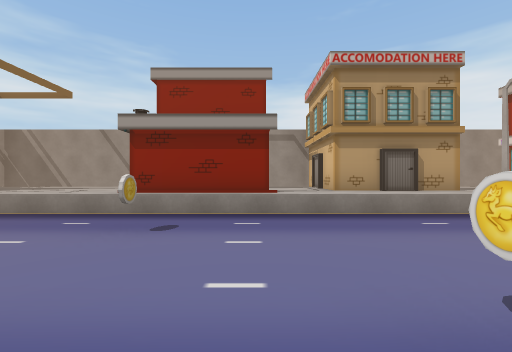
view 1 (above)

21 first-person views from a walk through a Unity game level. The camera is 1.3 m above the floor, looks level and sees 90° across. The floor is counted in squares, 2 m on a side. Each view is taken from the middle of a square. On the plan, view 1 faces up. The plan holds only what a view shows up to about 9 squares ahead; the rest is blank. The place goes on beyond the plan. The player character is not drawn.

view 2
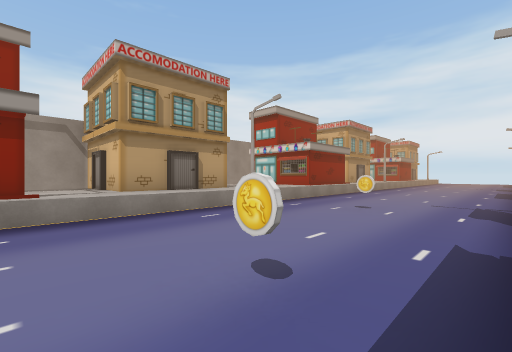

view 3
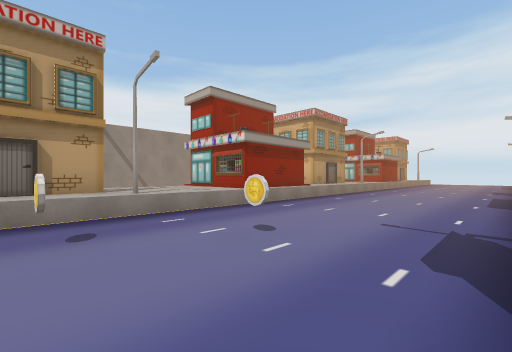

view 4
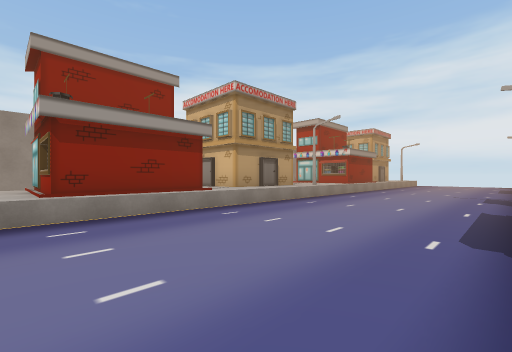

view 5
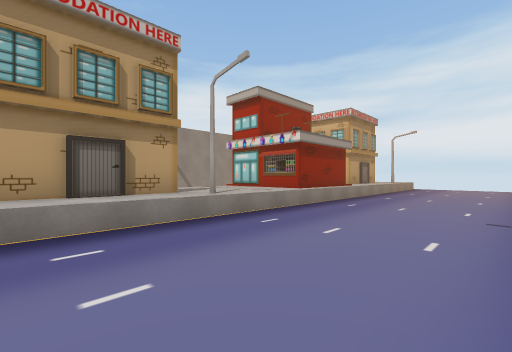

view 6
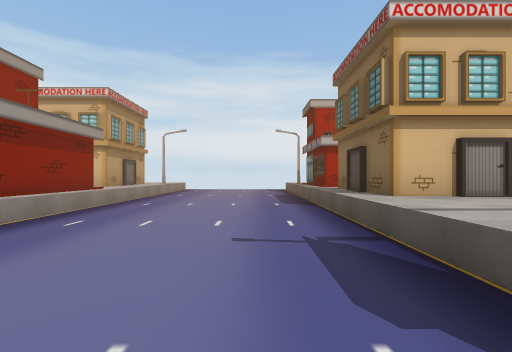

view 7
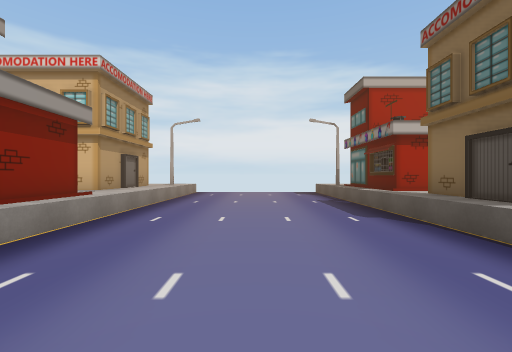

view 8
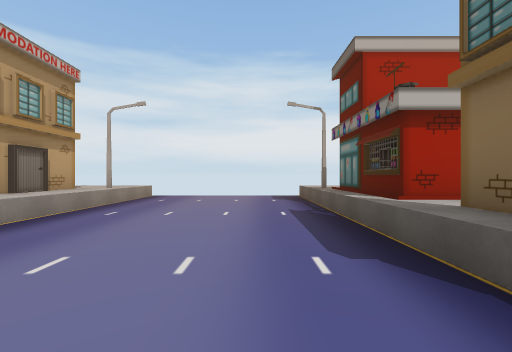

view 9
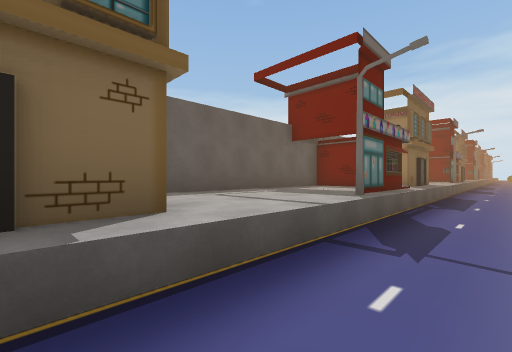

view 10
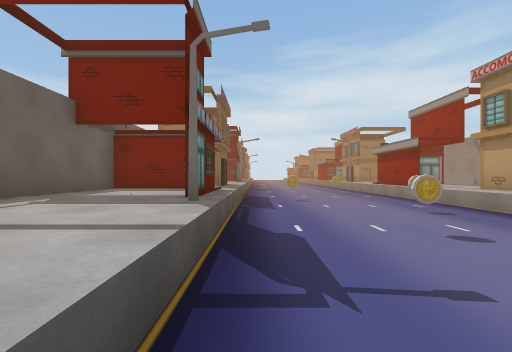

view 11
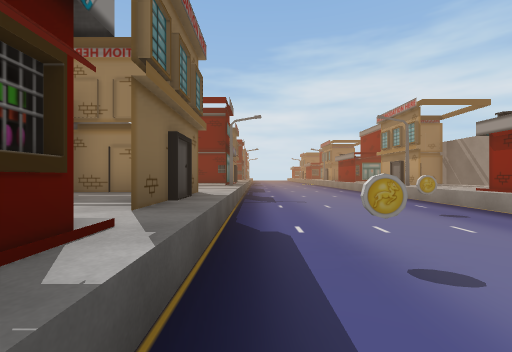

view 12
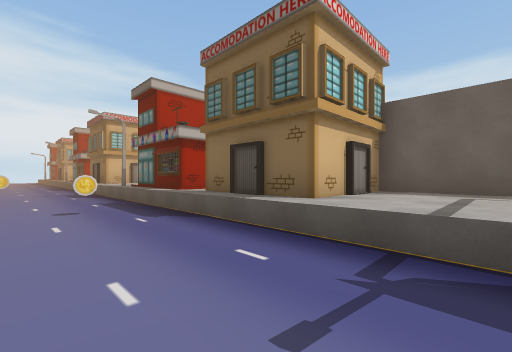

view 13
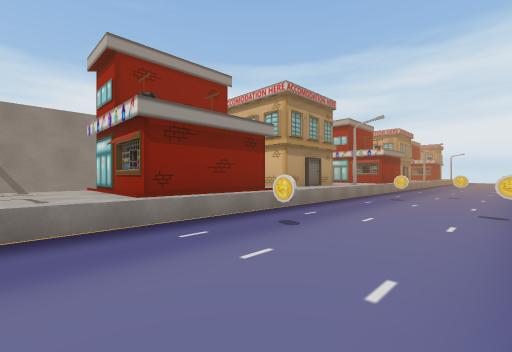

view 14
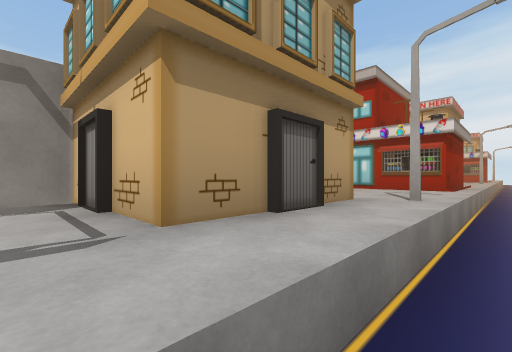

view 15
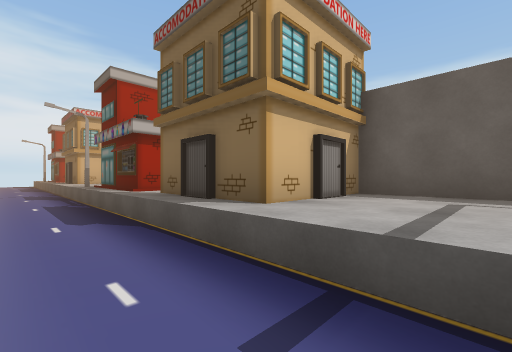

view 16
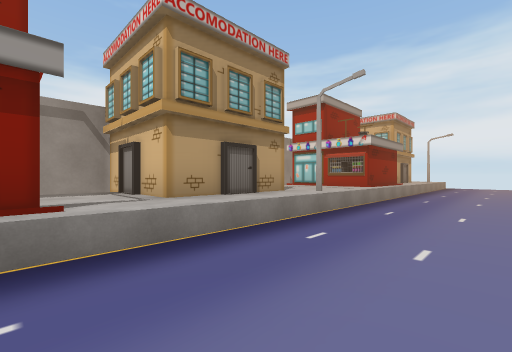

view 17
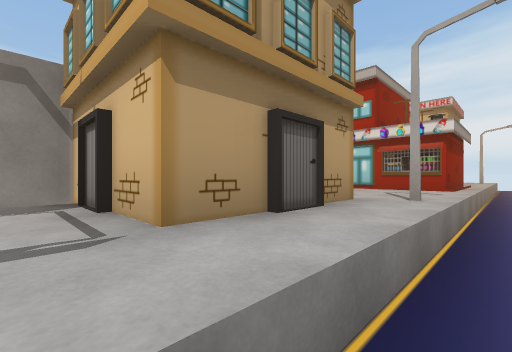

view 18
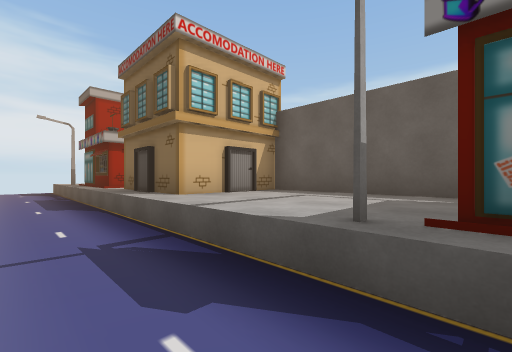

view 19
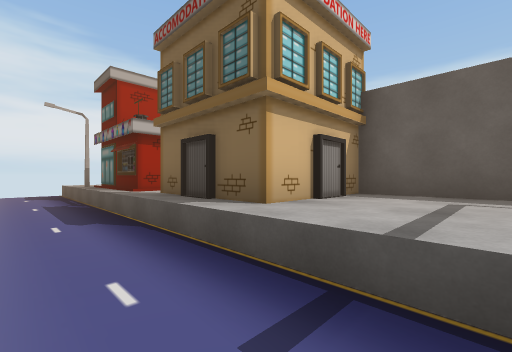

view 20
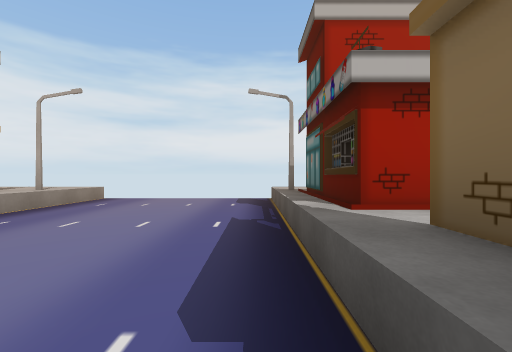

view 21
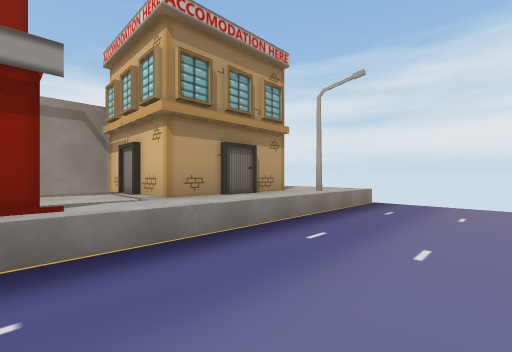

### Floor plan
Key: @ floor where view 1 was taken; # wall or solid block; . floor; ^ raised ledge; B building; C coin.
Columns run from 4 left of view 1 to 26 right of it. Each row starts with its distance up from view 1.
  7 ^B###^B  ^^B###^B  ^^B###^B   ^
  6 ^B###^###^^B###^###^^B###^###^^
  5 ^BB##^^B^^^BB##^^B^^^BB##^^B^^^
  4 ...............................
  3 ...C...C.......................
  2 .........C.....................
  1 .....C.........................
  0 ....@..........................
 -1 ^^^B#####^^^^B#####^^^^B#####^^
 -2 ^^B##^###^^^B  ^###^^^B  ^#
 -3 ^^## ^###^^^#  ^###^^^#

Where each view was taken, in squares from view 1:
view 1: 0 up, 0 right, facing up
view 2: 0 up, 0 right, facing up-right
view 3: 0 up, 3 right, facing up-right
view 4: 0 up, 7 right, facing up-right
view 5: 1 up, 12 right, facing up-right
view 6: 1 up, 14 right, facing right
view 7: 2 up, 16 right, facing right
view 8: 1 up, 18 right, facing right
view 9: 1 up, 19 right, facing down-left
view 10: 0 up, 8 right, facing left
view 11: 0 up, 3 right, facing left
view 12: 2 up, 4 left, facing down-right
view 13: 1 up, 4 left, facing up-right
view 14: 4 up, 1 right, facing up-right
view 15: 1 up, 6 right, facing down-right
view 16: 2 up, 10 right, facing up-right
view 17: 4 up, 11 right, facing up-right
view 18: 1 up, 14 right, facing down-right
view 19: 1 up, 16 right, facing down-right
view 20: 0 up, 19 right, facing right
view 21: 2 up, 20 right, facing up-right
